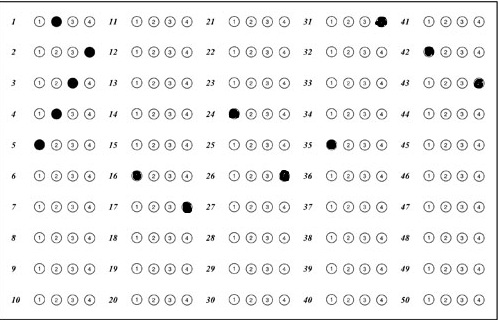
%> input picture optical-mark-recognition/omr-img5.jpg, 498 x 320 px
$ octave --eval "result = omr_FindCircle(imread('omr-img5.jpg'));"   (GNU Octave 9; MATLAB toolbox functions it lacks are replaced by stand-ins)
%> lines starting %> are read from the running program, lines starting %| are printed output that depends on the picture; in (x1, y1, x2, y2) boxes, pixels count from 0 and x2, y2 are one past the last pixel; in counts of white or black regions, pixels touching at a corner belong together; the program's own positions count from 1
function[p]=omr_FindCircle(I)

%I=uint8(imread('omr-img5.jpg'));
%figure,imshow(I);

% Ostu's rule is used for thresholding you can give your own threshold if
% resuls are not satisfactory.
level = graythresh(I);
%> level = 0.729
BW = im2bw(I,level);
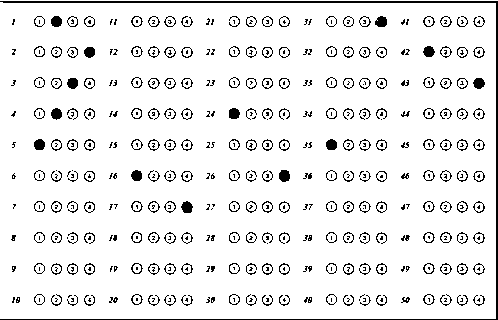
%> BW: size 320x498 logical; 92% white; black in thin lines or dots
%figure,imshow(BW);

%removal of small objects
%P=500;
%BW2 = bwareaopen(BW,P);
%figure,imshow(BW2);

BW3 = bwmorph(BW,'dilate');
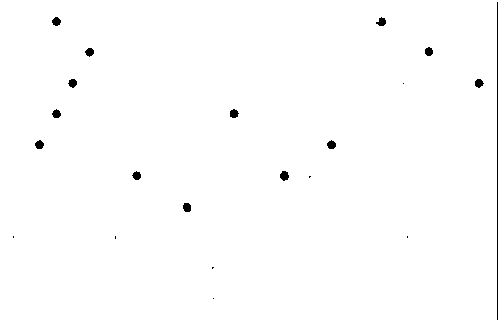
%> BW3: size 320x498 logical; 99.3% white; 21 black regions (7 under 20 px), largest, box (x1, y1, x2, y2) and area: (497, 2, 498, 320) 318, (280, 171, 289, 181) 67, (183, 203, 191, 212) 62
%figure,imshow(BW3);

BW4 = bwmorph(BW3,'fill');
%figure,imshow(BW4);

BW5 = bwmorph(BW4,'majority');
%> BW5: size 320x498 logical; 99.3% white; 17 black regions (3 under 20 px), largest, box (x1, y1, x2, y2) and area: (496, 2, 498, 320) 319, (280, 171, 289, 181) 64, (183, 203, 191, 212) 61
%figure, imshow(BW5);

%[I2,center]=Hughcir(BW4);
%figure,imshow(I2);
v=1;
sm=0;
d=zeros(500,2);
%b=double(BW5);
[m,n,p]=size(BW5);
%> m = 320; n = 498; p = 1
% [5 lines of commented-out code are left out]
e(:,:)=zeros(m,n);
%> e: size 320x498 double; every value is 0
for i=3:m-2
    for j=3:n-2
        if BW5(i,j)==0
            %disp('hi');
            sm=0;
            for x=-2:2
                for y=-2:2
                    sm=sm+uint8(BW5(i+x,j+y));
                end
            end
            if sm==0
                %disp('got');
                d(v,1)=i;
                d(v,2)=j;
                e(i,j)=255;
                v=v+1;
            end
        end
    end
end
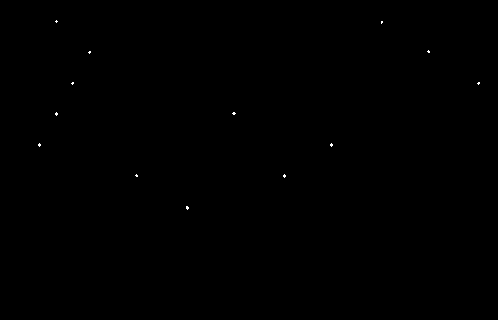
%> e: size 320x498 double; 0.06% white in thin lines or dots, all inside (x1, y1, x2, y2) = (38, 20, 480, 210)
%> after the loop, d = 500 rows, first 12: [21 57; 22 56; 22 57; 22 58; 22 382; 22 383; 23 57; 23 382; 23 383; 24 382; 51 429; 52 90]; sm = 14; v = 90
%figure, imshow(e);
%disp(d);
%disp(size(d));
f=zeros(100,2);
f(1,1)=d(1,1);
f(1,2)=d(1,2);
x=1;
for i=2:m
    if(d(i,1)==0 && d(i,2)==0)
        break;
    end
    flg=0;
    for k=1:x
        if(((d(i,1)-f(k,1))^2+(d(i,2)-f(k,2))^2)<36)
            flg=1;
            break;
        end
    end
    if(flg==0)
        x=x+1;
        f(x,1)=d(i,1);
        f(x,2)=d(i,2);
    end
end
%> after the loop, f = 100 rows, first 12: [21 57; 22 382; 51 429; 52 90; 83 73; 83 479; 113 57; 113 234; 144 40; 144 332; 175 137; 175 285]; x = 13
%disp(f);
g=zeros(x,2);
y=1;
for i=1:x
    q=int8(f(i,1)*10/310);
    r=22+(q-1)*31;
    s=ceil(f(i,2)*5/490);
    g(y,1)=(s-1)*10+q;
    l=40+(s-1)*97;
    h=l+50;
    opt=int8((f(i,2)-l)*3/(h-l))+1;
    g(y,2)=opt;
    y=y+1;
end
%> this loop made 13 passes
%> (q, r, s, l, h, opt) on passes 1 to 12: (1, 22, 1, 40, 90, 2), (1, 22, 4, 331, 381, 4), (2, 53, 5, 428, 478, 1), (2, 53, 1, 40, 90, 4), (3, 84, 1, 40, 90, 3), (3, 84, 5, 428, 478, 4), (4, 115, 1, 40, 90, 2), (4, 115, 3, 234, 284, 1), (5, 127, 1, 40, 90, 1), (5, 127, 4, 331, 381, 1), (6, 127, 2, 137, 187, 1), (6, 127, 3, 234, 284, 4)
%> after the loop, g = 13 rows, first 12: [1 2; 31 4; 42 1; 2 4; 3 3; 43 4; 4 2; 24 1; 5 1; 35 1; 16 1; 26 4]
%disp(g);

t=zeros(50,2);
for i=1:50
    t(i,1)=i;
end
for i=1:x
    u=g(i,1);
    t(u,2)=g(i,2);
end
%> this loop made 13 passes
%> u on passes 1 to 12: 1, 31, 42, 2, 3, 43, 4, 24, 5, 35, 16, 26
%> after the loop, t = 50 rows, first 12: [1 2; 2 4; 3 3; 4 2; 5 1; 6 0; 7 0; 8 0; 9 0; 10 0; 11 0; 12 0]
%disp(t);

fid1=fopen('ans.txt','w+');
for i=1:50
    dataline=[num2str(t(i,1)),'-',num2str(t(i,2))];
    fprintf(fid1,dataline,'\n');
end
%> this loop made 50 passes
%> dataline on passes 1 to 12: '1-2', '2-4', '3-3', '4-2', '5-1', '6-0', '7-0', '8-0', '9-0', '10-0', '11-0', '12-0'

unattempted=0;
correct=0;
incorrect=0;
fid2=fopen('soln.txt');
%line1=fileread(fid2);
%disp(line1);
for z=1:50
    line=fgetl(fid2);
    %disp(line);
    m=str2num(line);
    %disp(m);
    if(t(z,2)== m)
        correct=correct+1;
    elseif(t(z,2)== 0)
        unattempted=unattempted+1;
    else
        incorrect=incorrect+1;
    end
end
%> after the loop, correct = 2; incorrect = 11; unattempted = 37
%> `result = omr_FindCircle(imread('omr-img5.jpg'));`: result = [37 2 11]
%disp(unattempted);
%disp(correct);
%disp(incorrect);
fclose(fid1);
fclose(fid2);
p(1)=unattempted;
p(2)=correct;
p(3)=incorrect;
%disp(p);
